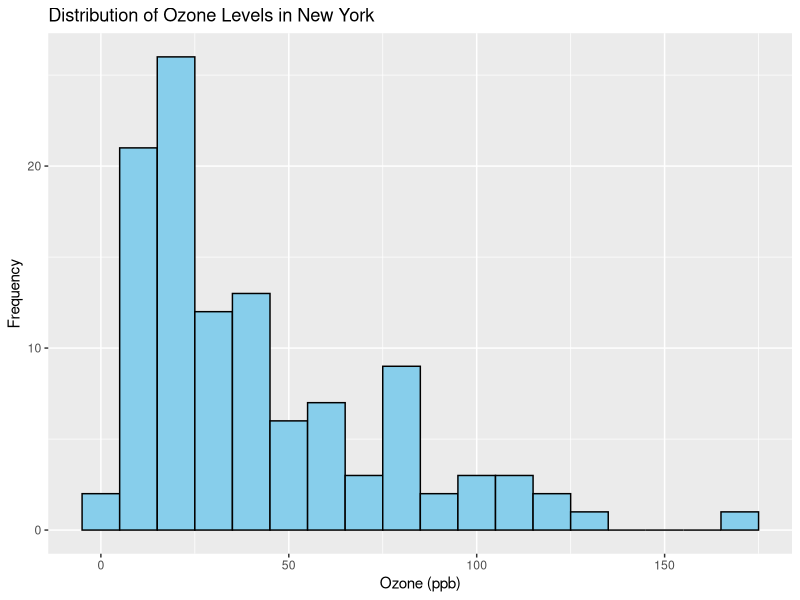
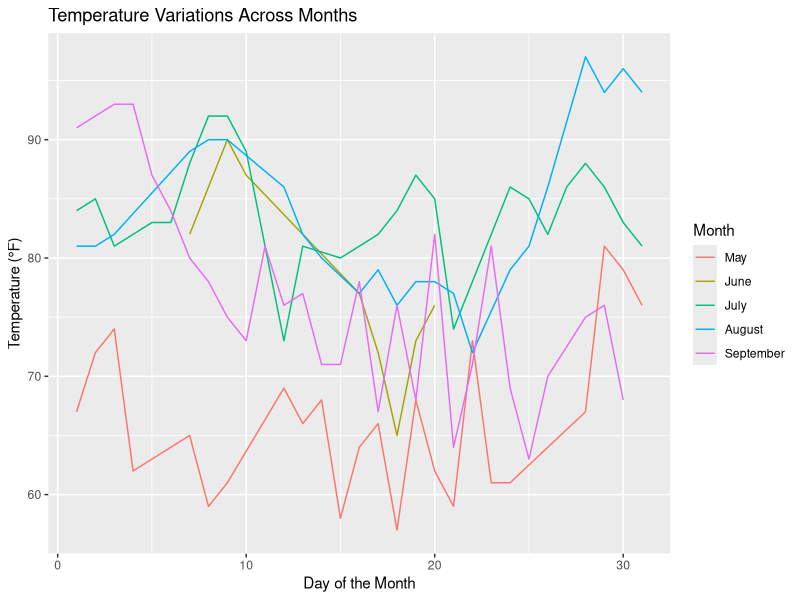
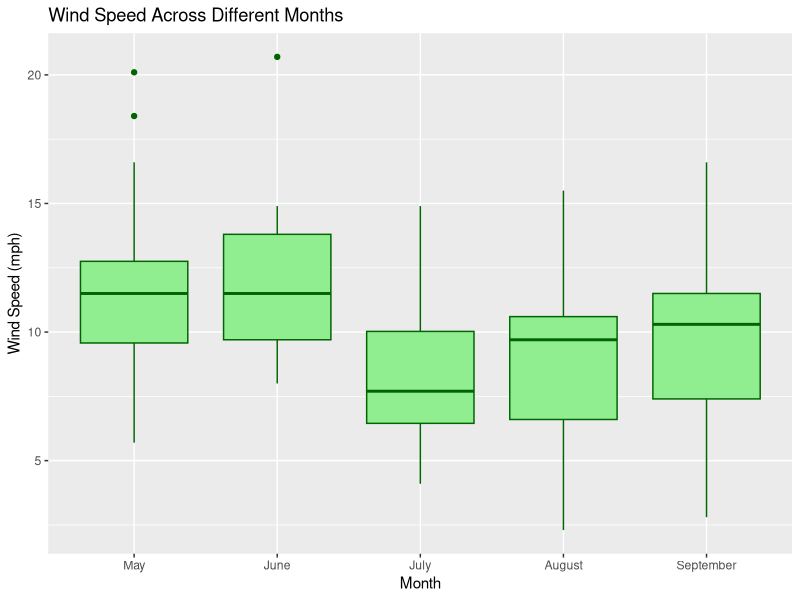
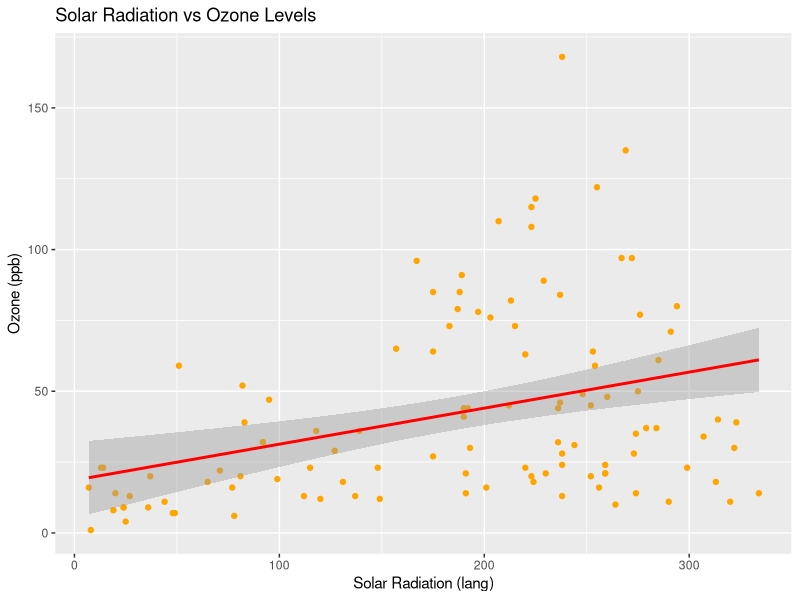

Write the R code that produced these figures, in order.
# clear workspace and check working directory
rm(list = ls())
getwd()

# Load ggplot2 library for better visualization
library(ggplot2)

# Load the built-in airquality dataset
# This dataset contains daily air quality measurements in New York,
# including variables like Ozone, Solar Radiation, Wind, and Temperature.
data("airquality")
# View the first few rows of the dataset
head(airquality)

# Get a summary of the dataset to check for missing values
# and understand variable distributions
summary(airquality)

# Display the structure of the dataset
# to understand the data types of each column
str(airquality)

# Check for missing values in each column
# This helps us identify any gaps in the data that may affect analysis
colSums(is.na(airquality))

# Remove rows with missing values to ensure data consistency in subsequent analysis
airquality_clean <- na.omit(airquality)

# View the cleaned dataset summary to verify the absence of missing data
summary(airquality_clean)


# Function to clean the airquality dataset by removing rows with NA values
clean_airquality <- function(data) {
    cleaned_data <- na.omit(data)
    return(cleaned_data)
}

# Call the function to clean the data
airquality_clean <- clean_airquality(airquality)


# Function to summarize the dataset
summarize_airquality <- function(data) {
    summary(data)
}

# Call the function to display the summary
summarize_airquality(airquality_clean)


# Function to create a histogram of Ozone levels
plot_histogram_ozone <- function(data) {
    library(ggplot2)
    ggplot(data, aes(x = Ozone)) +
        geom_histogram(binwidth = 10, fill = "skyblue", color = "black") +
        labs(title = "Distribution of Ozone Levels in New York",
             x = "Ozone (ppb)",
             y = "Frequency")
}

# Function to create a line plot for temperature across different months
plot_temperature_trend <- function(data) {
    ggplot(data, aes(x = Day, y = Temp, group = Month, color = as.factor(Month))) +
        geom_line() +
        labs(title = "Temperature Variations Across Months",
             x = "Day of the Month",
             y = "Temperature (°F)",
             color = "Month") +
        scale_color_discrete(labels = c("May", "June", "July", "August", "September"))
}

# Function to create a boxplot for wind speed across months
plot_wind_boxplot <- function(data) {
    ggplot(data, aes(x = as.factor(Month), y = Wind)) +
        geom_boxplot(fill = "lightgreen", color = "darkgreen") +
        labs(title = "Wind Speed Across Different Months",
             x = "Month",
             y = "Wind Speed (mph)") +
        scale_x_discrete(labels = c("May", "June", "July", "August", "September"))
}

# Function to create a scatter plot for solar radiation vs. ozone levels
plot_solar_vs_ozone <- function(data) {
    ggplot(data, aes(x = Solar.R, y = Ozone)) +
        geom_point(color = "orange") +
        geom_smooth(method = "lm", col = "red") +
        labs(title = "Solar Radiation vs Ozone Levels",
             x = "Solar Radiation (lang)",
             y = "Ozone (ppb)")
}

# Call the functions to generate the plots
plot_histogram_ozone(airquality_clean)
plot_temperature_trend(airquality_clean)
plot_wind_boxplot(airquality_clean)
plot_solar_vs_ozone(airquality_clean)

# Calculate the correlation matrix for numeric variables
# This helps us understand the relationships between different variables
cor_matrix <- cor(airquality_clean[, sapply(airquality_clean, is.numeric)])
print(cor_matrix)
